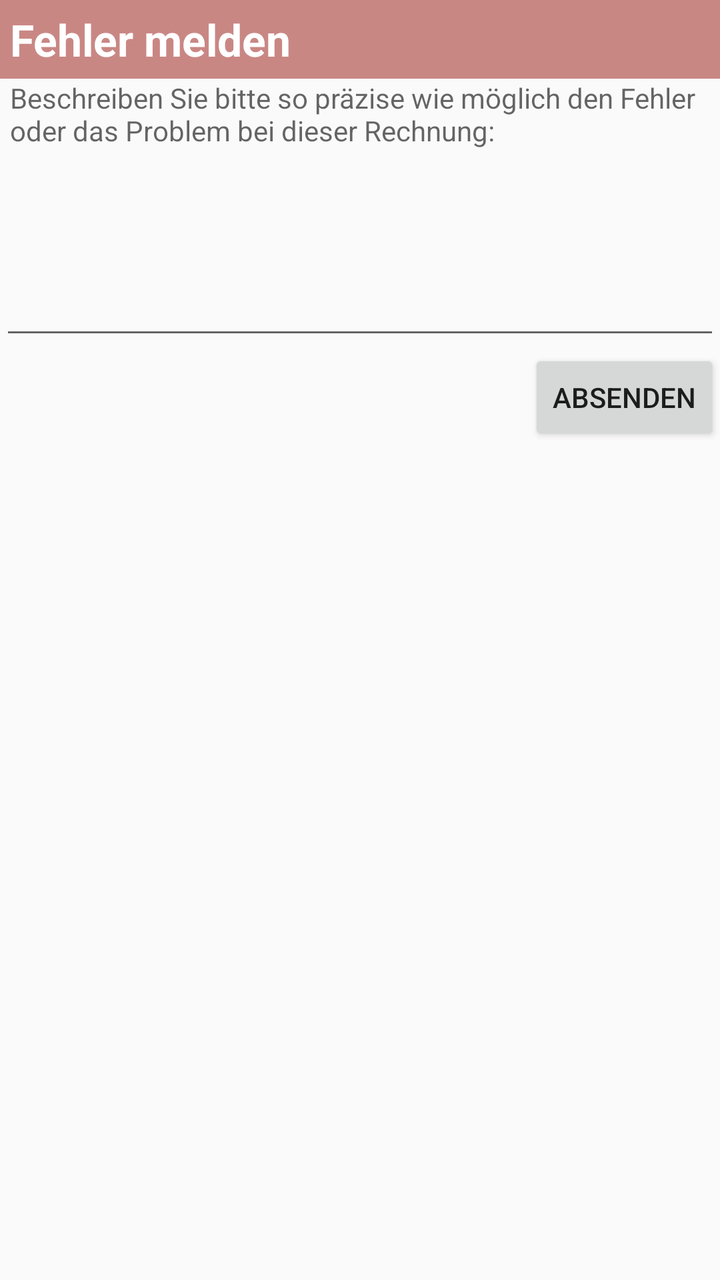
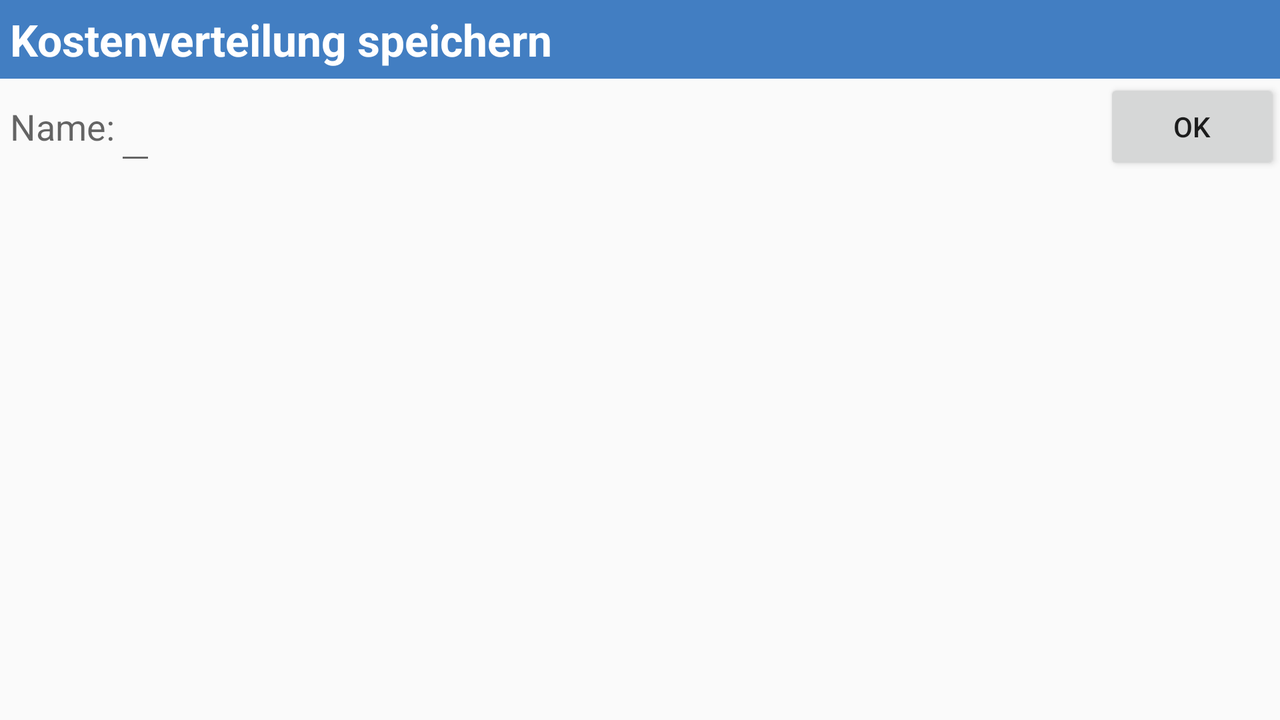

An Android layout and its configuration variant, each rendered on a device that would load it. The default file and the variant file are quoted in full after the pictures.
<!-- AndroidManifest.xml: application theme AppTheme -->
<!-- res/layout/dialog_conflict.xml -->
<?xml version="1.0" encoding="utf-8"?>
<LinearLayout xmlns:android="http://schemas.android.com/apk/res/android"
    android:id="@+id/customdialog"
    android:orientation="vertical"
    android:layout_width="fill_parent"
    android:layout_height="fill_parent">

    <TextView
        android:layout_width="fill_parent"
        android:layout_height="wrap_content"
        android:text="Fehler melden"
        android:id="@+id/costDistributionTitleTv"
        android:textSize="22sp"
        android:textStyle="bold"
        android:background="#c98784"
        android:textColor="#ffffff"
        android:padding="5dip" />

    <RelativeLayout
        android:layout_width="wrap_content"
        android:layout_height="wrap_content">

        <EditText
            android:layout_width="match_parent"
            android:id="@+id/nameEt"
            android:enabled="true"
            android:layout_below="@+id/textView"
            android:layout_height="100dp"
            android:inputType="textMultiLine" />

        <Button
            android:layout_width="wrap_content"
            android:layout_height="wrap_content"
            android:text="Absenden"
            android:id="@+id/okBtn"
            android:layout_below="@+id/nameEt"
            android:layout_alignParentRight="true" />

        <TextView
            android:layout_width="wrap_content"
            android:layout_height="wrap_content"
            android:textAppearance="?android:attr/textAppearanceMedium"
            android:text="Beschreiben Sie bitte so präzise wie möglich den Fehler oder das Problem bei dieser Rechnung:"
            android:id="@+id/textView"
            android:layout_marginLeft="5dp"
            android:layout_alignParentTop="true"
            android:textSize="14sp"
            android:layout_marginRight="5dp"
            android:inputType="textMultiLine" />

    </RelativeLayout>

</LinearLayout>
<!-- resources referenced by this layout -->
<resources>
  <style name="AppTheme" parent="Theme.AppCompat.Light.DarkActionBar">
  
          <item name="colorPrimary">@color/colorPrimary</item>
      </style>
  <color name="colorPrimary">#324F6F</color>
</resources>
<!-- res/layout-land/dialog_conflict.xml (the author's variant of the layout above) -->
<!-- drawn on the phone turned sideways -->
<?xml version="1.0" encoding="utf-8"?>
<LinearLayout xmlns:android="http://schemas.android.com/apk/res/android"
    android:id="@+id/customdialog"
    android:orientation="vertical"
    android:layout_width="fill_parent"
    android:layout_height="fill_parent">

    <TextView
        android:layout_width="fill_parent"
        android:layout_height="wrap_content"
        android:text="Kostenverteilung speichern"
        android:id="@+id/costDistributionTitleTv"
        android:textSize="22sp"
        android:textStyle="bold"
        android:background="#427ec2"
        android:textColor="#ffffff"
        android:padding="5dip" />

    <RelativeLayout
        android:layout_width="wrap_content"
        android:layout_height="wrap_content">

        <EditText
            android:layout_width="wrap_content"
            android:layout_height="wrap_content"
            android:id="@+id/nameEt"
            android:inputType="text"
            android:enabled="true"
            android:layout_alignParentTop="true"
            android:layout_toLeftOf="@+id/okBtn"
            android:layout_alignBottom="@+id/okBtn"
            android:layout_toRightOf="@+id/textView"
            android:layout_toEndOf="@+id/textView" />

        <Button
            android:layout_width="wrap_content"
            android:layout_height="wrap_content"
            android:text="OK"
            android:id="@+id/okBtn"
            android:layout_alignParentTop="true"
            android:layout_alignParentRight="true"
            android:layout_alignParentEnd="true" />

        <TextView
            android:layout_width="wrap_content"
            android:layout_height="wrap_content"
            android:textAppearance="?android:attr/textAppearanceMedium"
            android:text="Name:"
            android:id="@+id/textView"
            android:layout_centerVertical="true"
            android:layout_alignParentLeft="true"
            android:layout_alignParentStart="true"
            android:layout_marginLeft="5dp" />

    </RelativeLayout>

</LinearLayout>
